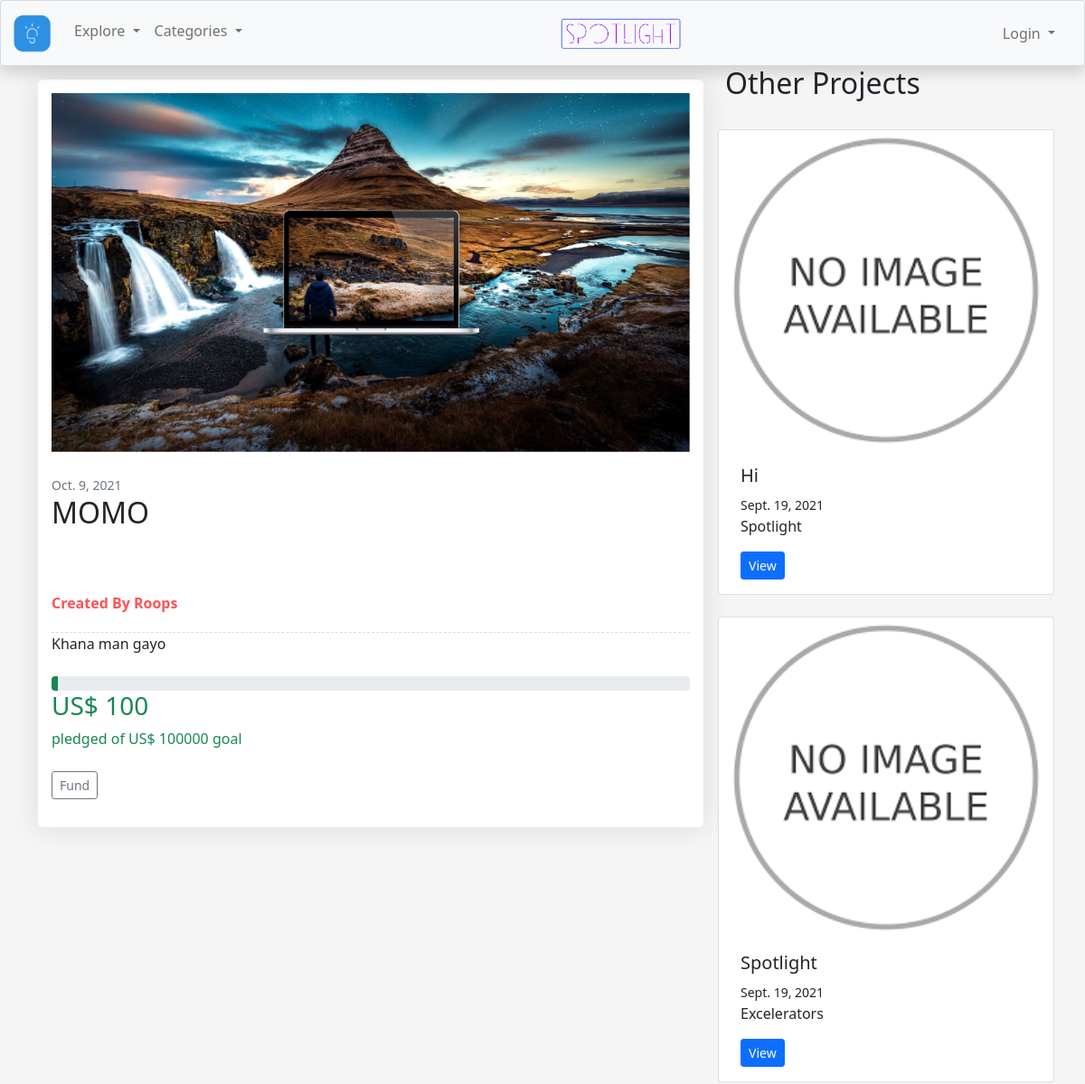
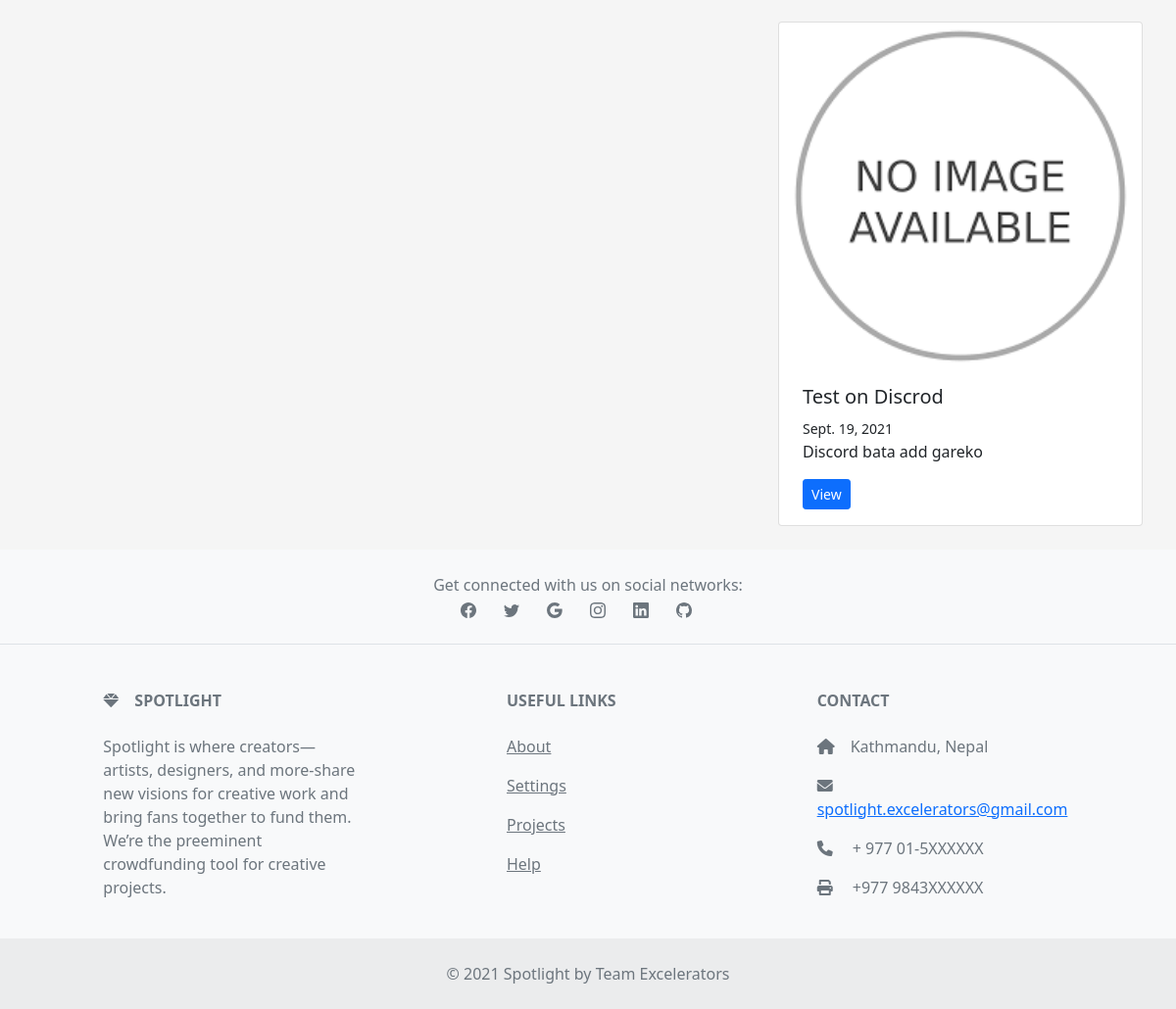
Page /creator/project/21 on the earlier database version (2 pictures, top to bottom).
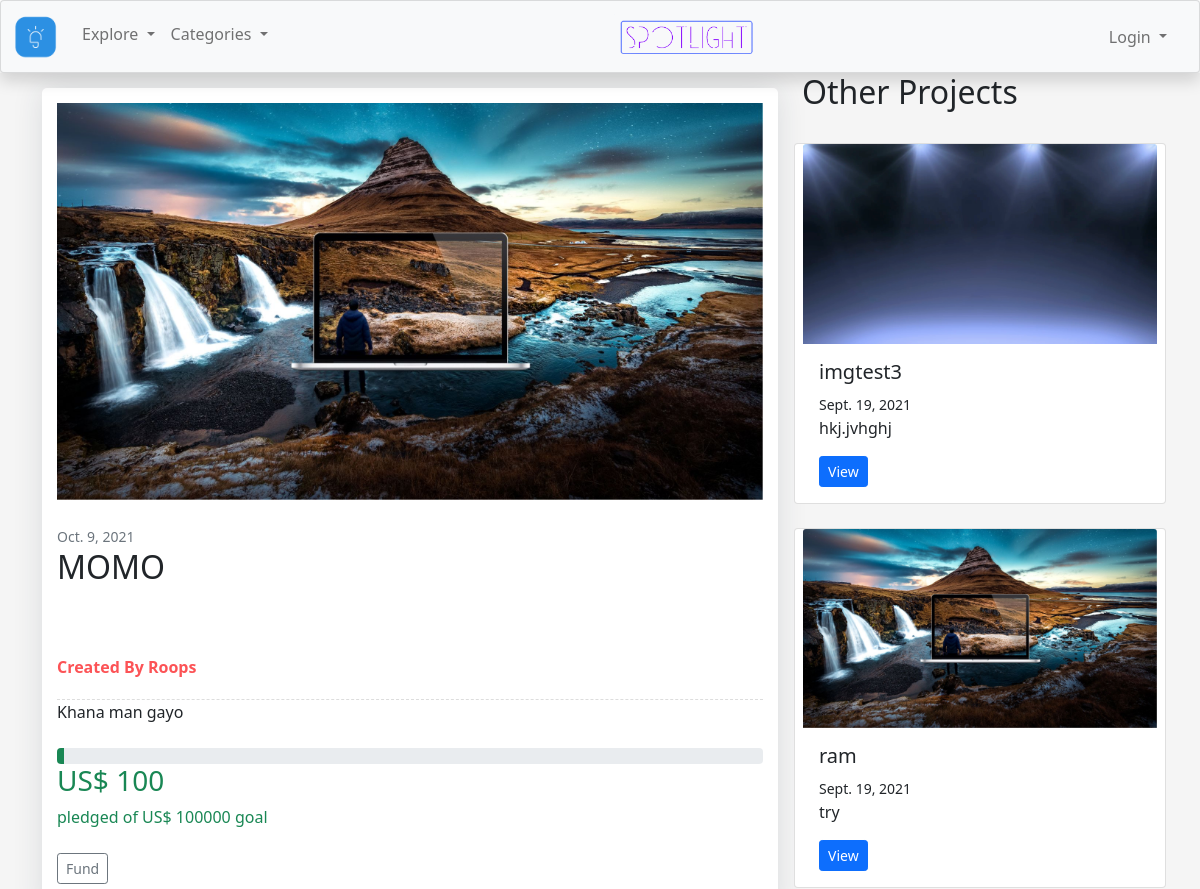
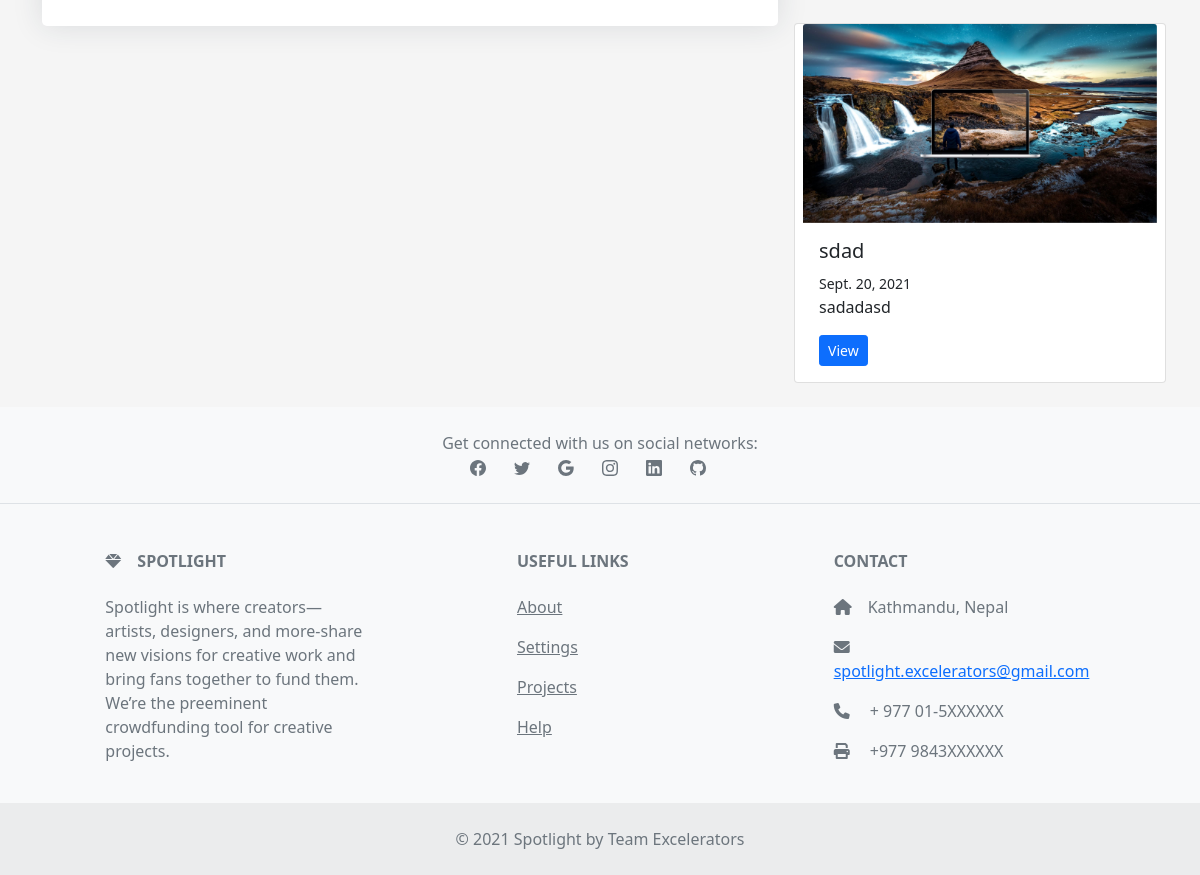
Same page on the later database version (2 pictures, top to bottom).
### creator/models.py (models this page shows)
class creator_Basic(models.Model):
    Author = models.CharField(max_length=25)
    title = models.CharField(max_length=25)
    category = models.CharField(max_length=100)
    reciepient = models.CharField(max_length=100)
    description = models.TextField()
    image = models.ImageField(upload_to='media/static/img')
    FundingGoal = models.IntegerField(default='0')
    pledgeAmount = models.IntegerField(default='0')
    TargetLaunchDate = models.DateField(default=now, blank=True)

### creator/views.py (the view)
# urls.py: path('project/<pid>', views.View_Projects_Details,name= 'project description')
def View_Projects_Details(request, pid):
    projObj = creator_Basic.objects.get(pk=pid)
    projObj.FundingGoalInPercentage = projObj.FundingGoal / 100
    projObj.pledgeAmountInPercentage = projObj.pledgeAmount / 100
    projLists = creator_Basic.objects.all()
    return render(request, "view-project-details.html", {"details": projObj, "projects": projLists})

### templates/view-project-details.html (shortened to what this page needs)
{% extends 'base.html' %} {% block content %}
 <div class="blog-single gray-bg">
        <div class="container">
            <div class="row">
                <div class="col-sm-12 col-md-12 col-lg-8 mb-4">
                    <article class="article">
                      {% if details.image %}
                <img
                  src="{{details.image.url}}"
                  class="article-img"
                  onerror="this.onerror=null;this.src='static/img/no image.png';"
                />
                {% endif %}
                <br><br>
                        <small class="text-muted">{{details.TargetLaunchDate}}</small>
                        <div class="article-title">
                            <h2>{{details.title}}</h2>
                            <div class="media">
                                <div class="avatar" >
                                </div>
                                <div class="media-body">
                                    <label>Created By {{details.Author}}</label>
                                </div>
                            </div>
                        </div>
                        <div class="article-content">
                            <p class="card-text">{{details.description}}</p>
                        </div>
                        <br>
                        <div class="mb-3">
                  <div class="progress">
                    <div
                      class="progress-bar bg-success"
                      role="progressbar"
                      style="width: {{details.pledgeAmountInPercentage}}%"
                      aria-valuenow="{{details.pledgeAmountInPercentage}}"
                      aria-valuemin="0"
                      aria-valuemax="{{details.FundingGoalInPercentage}}"
                    ></div>
                  </div>
                  <h3 class="text-success font-lg font-bolg mb-2">
                    US$ {{details.pledgeAmount}}
                  </h3>
                  <div class="text-success">
                    pledged of US$ {{details.FundingGoal}} goal
                  </div>
                  <br>
                  <div class="d-flex justify-content-between align-items-center">
                  <div class="btn-group">
                    <a
                      href="/investor/checkout/{{details.id}}"
                      class="btn btn-sm btn-outline-secondary"
                    >
                      Fund
                    </a>
                  </div>
                </div>
                </div>
                    </article>
                </div>
            <div class="col-sm-12 col-md-12 col-lg-4">
        <div
          class="
            row row-cols-12 row-cols-sm-12 row-cols-md-12
            g-3
            mb-4
            text-left
          "
        >
          <h2>Other Projects</h2>
        </div>
        {% for pr in projects|slice:":3" %}
        <div class="row row-cols-12 row-cols-sm-12 row-cols-md-12 g-3 mb-4">
          <div class="card w-100">
            {% if pr.image %}
            <img
              src="{{pr.image.url}}"
              class="card-img-top"
              alt="{{pr.title}}"
              onerror="this.onerror=null;this.src='static/img/no image.png';"
            />
            {% endif %} {% if not pr.image %}
            <img
              src="../static/img/no image.png"
              class="card-img-top"
              alt="{{pr.title}}"
            />
            {% endif %}
            <div class="card-body">
              <h5 class="card-title">{{pr.title}}</h5>
              <small>{{pr.TargetLaunchDate}}</small>
              <p class="card-text">{{pr.description}}</p>
              <a href="{{pr.id}}" class="btn btn-primary btn-sm">View</a>
            </div>
          </div>
        </div>
        {% endfor %}
      </div>
      </div>
      </div>
    </div>
{% endblock %}

Differences in the rows shown:
removed creator_Basic: title "Hi", TargetLaunchDate "Sept. 19, 2021", description "Spotlight"
removed creator_Basic: title "Spotlight", TargetLaunchDate "Sept. 19, 2021", description "Excelerators"
removed creator_Basic: title "Test on Discrod", TargetLaunchDate "Sept. 19, 2021", description "Discord bata add gareko"
now on this page (row unchanged): creator_Basic: image (picture), title "imgtest3", TargetLaunchDate "Sept. 19, 2021", description "hkj.jvhghj"
now on this page (row unchanged): creator_Basic: image (picture), title "ram", TargetLaunchDate "Sept. 19, 2021", description "try"
now on this page (row unchanged): creator_Basic: image (picture), title "sdad", TargetLaunchDate "Sept. 20, 2021", description "sadadasd"
